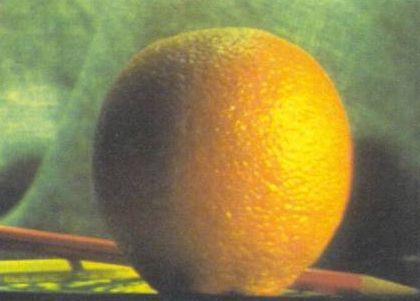
#> input picture Assignment5/orange1.jpg, 420 x 301 px
$ python PoissonBlended.py
#> lines starting #> are read from the running program, lines starting #| are printed output that depends on the picture; after the words box and inside, x2 and y2 are one past the last pixel; in counts of white or black regions, pixels touching at a corner belong together
import cv2
import numpy as np

def imgrad(im):
    gradfilterh = (np.array([[ 0.0, 0, 0],[ 0, -1, 1],[ 0, 0, 0]])) # Horizontal Gradient filter
    gradfilterv = (np.array([[0.0,0, 0], [0,-1,0], [0,1,0]])) # Vertical Gradient filter
    FinalImageh = cv2.filter2D(im,-1,gradfilterh)
    rows, cols = FinalImageh.shape[:2] # Horizontal filtered image
    FinalImageh[:,(cols-1),:] = 0
    FinalImagev = cv2.filter2D(im,-1,gradfilterv) # Vertical filtered image
    rows, cols = FinalImagev.shape[:2]
    FinalImagev[(rows-1),:,:] = 0
    return FinalImageh, FinalImagev


def grad2flip(FinalImageh,FinalImagev):
    lap = np.roll(FinalImageh, 1, axis=1) + np.roll(FinalImagev, 1, axis=0) - FinalImageh - FinalImagev
    return lap


#$$
#Loading the two images
im1 = np.double(cv2.imread('orange1.jpg'))
im2 = np.double(cv2.imread('apple1.jpg'))
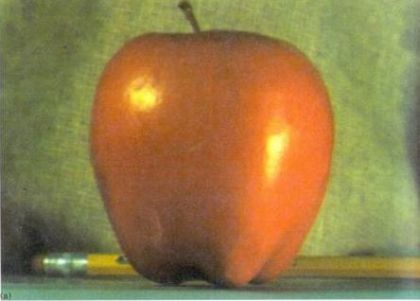
#> input picture Assignment5/apple1.jpg, 420 x 301 px
rows, cols = im1.shape[:2]
#> rows = 301; cols = 420

# Taking the horizontal and vertical derivatives of the two images
Image2h, Image2v = imgrad(im2); # horizontal and vertical derivatives of the image2
#> in imgrad, `FinalImageh = cv2.filter2D(im,-1,gradfilterh)`:
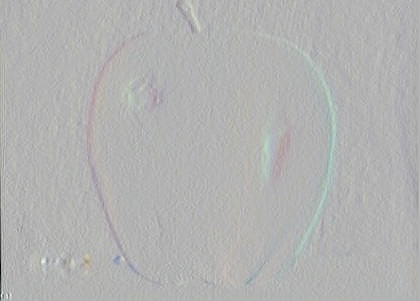
#> FinalImageh: shape (301, 420, 3) float64; mean B, G, R 0, 0, 0; drawn with min black and max white
#> in imgrad, `FinalImageh[:,(cols-1),:] = 0`: FinalImageh: shape (301, 420, 3) float64; 0.2% of pixels changed, all inside (x1, y1, x2, y2) = (419, 1, 420, 300)
#> in imgrad, `FinalImagev[(rows-1),:,:] = 0`:
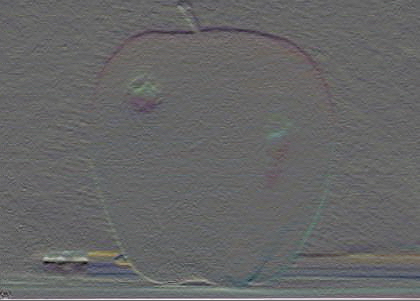
#> FinalImagev: shape (301, 420, 3) float64; mean B, G, R 0.5, 0.3, 0.2; drawn with min black and max white
Image1h, Image1v = imgrad(im1); # horizontal and vertical derivatives of the image1
#> in imgrad (call 2), `FinalImageh = cv2.filter2D(im,-1,gradfilterh)`:
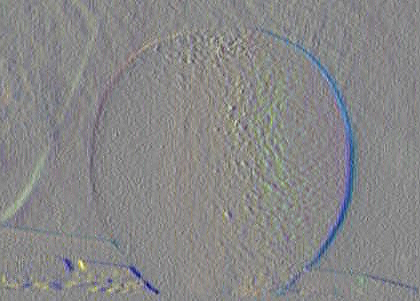
#> FinalImageh: shape (301, 420, 3) float64; mean B, G, R 0, -0.1, -0.1; drawn with min black and max white
#> in imgrad (call 2), `FinalImageh[:,(cols-1),:] = 0`: FinalImageh: shape (301, 420, 3) float64; 0.2% of pixels changed, all inside (x1, y1, x2, y2) = (419, 0, 420, 301)
#> in imgrad (call 2), `FinalImagev[(rows-1),:,:] = 0`: FinalImagev: shape (301, 420, 3) float64; mean B, G, R -0.2, -0.4, -0.3

#%%

# Defining the mask. You could define your own mask here.
msk = (np.zeros((rows,cols,3)))
msk[:,210:(cols),:] = 1 # Create your own mask here.
cv2.imwrite('Mask.jpg',np.uint8(255*msk))
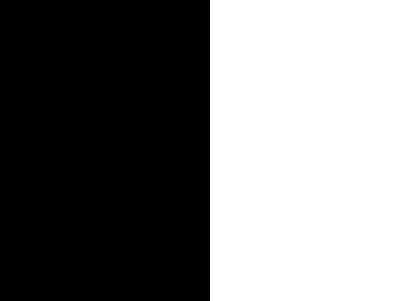
#> saved as Mask.jpg: shape (301, 420, 3); 50% white; 1 white region, box (x1, y1, x2, y2) and area: (210, 0, 420, 301) 63210

# Creating the unblended image.
X = np.multiply(im2,np.float64(np.logical_not(msk)))  + np.multiply(im1,msk) # This is the image without blending.
FinalImageh = np.multiply(Image2h,np.float64(np.logical_not(msk)))  + np.multiply(Image1h,msk) # The horizontal gradients of the unblended image. This will be useful later
FinalImagev = np.multiply(Image2v,np.float64(np.logical_not(msk)))  + np.multiply(Image1v,msk) # The vertical gradients of the unblended image. This will be useful later
rows, cols = X.shape[:2]
rows, cols = X.shape[:2]
cv2.imwrite('WithoutPoissonBlending.jpg',np.uint8(X))  # Unblended image
#%%
# Using the Jacobi Iteration to solve the equation. Other numerical methods too could be used like Gauss Seidel
# or Successive Over Relaxation Method.
itr = 2000 # No. of iterations for Jacobi algorithm

K = np.array([[ 0, 1, 0], [1, 0, 1], [0,1,0]]) # This takes the 4 neighbourhood of the pixel, which is then used to smoothly blend
# the boundary.

p = ( msk.T > 0 ) # Those values where mask is greater than zero.
lap = grad2flip(FinalImageh,FinalImagev)
#> in grad2flip, `lap = np.roll(FinalImageh, 1, axis=1) + np.roll(FinalImagev, 1, axis=0..`:
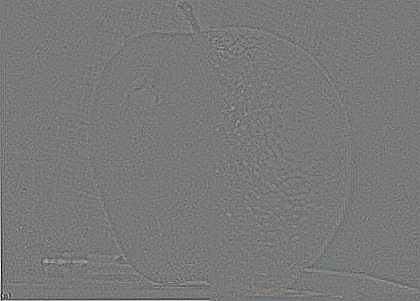
#> lap: shape (301, 420, 3) float64; mean B, G, R 0, 0, 0; drawn with min black and max white

#df0 = np.double(10**32)
dst0 = X # THis is the unblended image.
output = X # This is the final output (our desired image)

# Jacobi Algorithm for finding the value of output image starts from here.
for i in range(itr):
   lpf = cv2.filter2D(output,-1,K)
   KK = output.T
   KK[p] = (lap.T[p] + lpf.T[p])/4
   output = KK.T
   dif = np.abs(output-dst0)
   dst0 = output
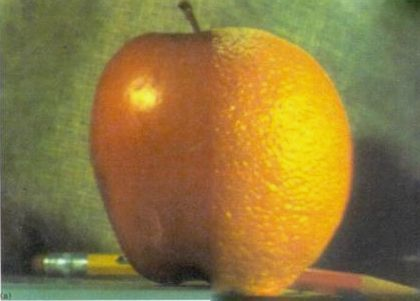
#> output: shape (301, 420, 3) float64; mean of channels 0, 1, 2 63.8, 123.9, 146.1; drawn with min black and max white

cv2.imwrite('PoissonBlended.jpg',output)
